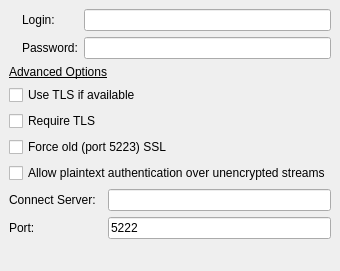
<ui version="4.0" >
 <author></author>
 <comment></comment>
 <exportmacro></exportmacro>
 <class>JabberSettings</class>
 <widget class="QWidget" name="JabberSettings" >
  <property name="geometry" >
   <rect>
    <x>0</x>
    <y>0</y>
    <width>315</width>
    <height>271</height>
   </rect>
  </property>
  <property name="windowTitle" >
   <string>Jabber Settings</string>
  </property>
  <layout class="QGridLayout" >
   <property name="margin" >
    <number>9</number>
   </property>
   <property name="spacing" >
    <number>6</number>
   </property>
   <item row="2" column="0" colspan="2" >
    <spacer>
     <property name="orientation" >
      <enum>Qt::Vertical</enum>
     </property>
     <property name="sizeHint" >
      <size>
       <width>287</width>
       <height>16</height>
      </size>
     </property>
    </spacer>
   </item>
   <item row="0" column="0" >
    <widget class="QLabel" name="label" >
     <property name="pixmap" >
      <pixmap resource="../wengophone.qrc" >:/pics/protocols/jabber.png</pixmap>
     </property>
    </widget>
   </item>
   <item row="0" column="1" >
    <layout class="QGridLayout" >
     <property name="margin" >
      <number>0</number>
     </property>
     <property name="spacing" >
      <number>6</number>
     </property>
     <item row="1" column="0" >
      <widget class="QLabel" name="passwordLabel" >
       <property name="text" >
        <string>Password:</string>
       </property>
      </widget>
     </item>
     <item row="1" column="1" >
      <widget class="QLineEdit" name="passwordLineEdit" >
       <property name="echoMode" >
        <enum>QLineEdit::Password</enum>
       </property>
      </widget>
     </item>
     <item row="0" column="1" >
      <widget class="QLineEdit" name="loginLineEdit" />
     </item>
     <item row="0" column="0" >
      <widget class="QLabel" name="loginLabel" >
       <property name="text" >
        <string>Login:</string>
       </property>
      </widget>
     </item>
    </layout>
   </item>
   <item row="1" column="0" colspan="2" >
    <layout class="QGridLayout" >
     <property name="margin" >
      <number>0</number>
     </property>
     <property name="spacing" >
      <number>6</number>
     </property>
     <item row="5" column="0" >
      <widget class="QLabel" name="connectlabel" >
       <property name="text" >
        <string>Connect Server:</string>
       </property>
      </widget>
     </item>
     <item row="0" column="0" colspan="2" >
      <widget class="QLabel" name="advancedOptionsLabel" >
       <property name="text" >
        <string>&lt;u>Advanced Options&lt;/u></string>
       </property>
      </widget>
     </item>
     <item row="2" column="0" >
      <widget class="QCheckBox" name="requireTLSCheckBox" >
       <property name="text" >
        <string>Require TLS</string>
       </property>
      </widget>
     </item>
     <item row="6" column="0" >
      <widget class="QLabel" name="portLabel" >
       <property name="text" >
        <string>Port:</string>
       </property>
      </widget>
     </item>
     <item row="5" column="1" >
      <widget class="QLineEdit" name="connectServerLineEdit" />
     </item>
     <item row="1" column="0" colspan="2" >
      <widget class="QCheckBox" name="useTLSCheckBox" >
       <property name="text" >
        <string>Use TLS if available</string>
       </property>
      </widget>
     </item>
     <item row="4" column="0" colspan="2" >
      <widget class="QCheckBox" name="allowPlainTextAuthenticationCheckBox" >
       <property name="text" >
        <string>Allow plaintext authentication over unencrypted streams</string>
       </property>
      </widget>
     </item>
     <item row="6" column="1" >
      <widget class="QLineEdit" name="portLineEdit" >
       <property name="text" >
        <string>5222</string>
       </property>
      </widget>
     </item>
     <item row="3" column="0" colspan="2" >
      <widget class="QCheckBox" name="forceOldSSLCheckBox" >
       <property name="text" >
        <string>Force old (port 5223) SSL</string>
       </property>
      </widget>
     </item>
    </layout>
   </item>
  </layout>
 </widget>
 <pixmapfunction></pixmapfunction>
 <tabstops>
  <tabstop>loginLineEdit</tabstop>
  <tabstop>passwordLineEdit</tabstop>
  <tabstop>useTLSCheckBox</tabstop>
  <tabstop>requireTLSCheckBox</tabstop>
  <tabstop>forceOldSSLCheckBox</tabstop>
  <tabstop>allowPlainTextAuthenticationCheckBox</tabstop>
  <tabstop>connectServerLineEdit</tabstop>
  <tabstop>portLineEdit</tabstop>
 </tabstops>
 <resources>
  <include location="../wengophone.qrc" />
 </resources>
 <connections/>
</ui>
